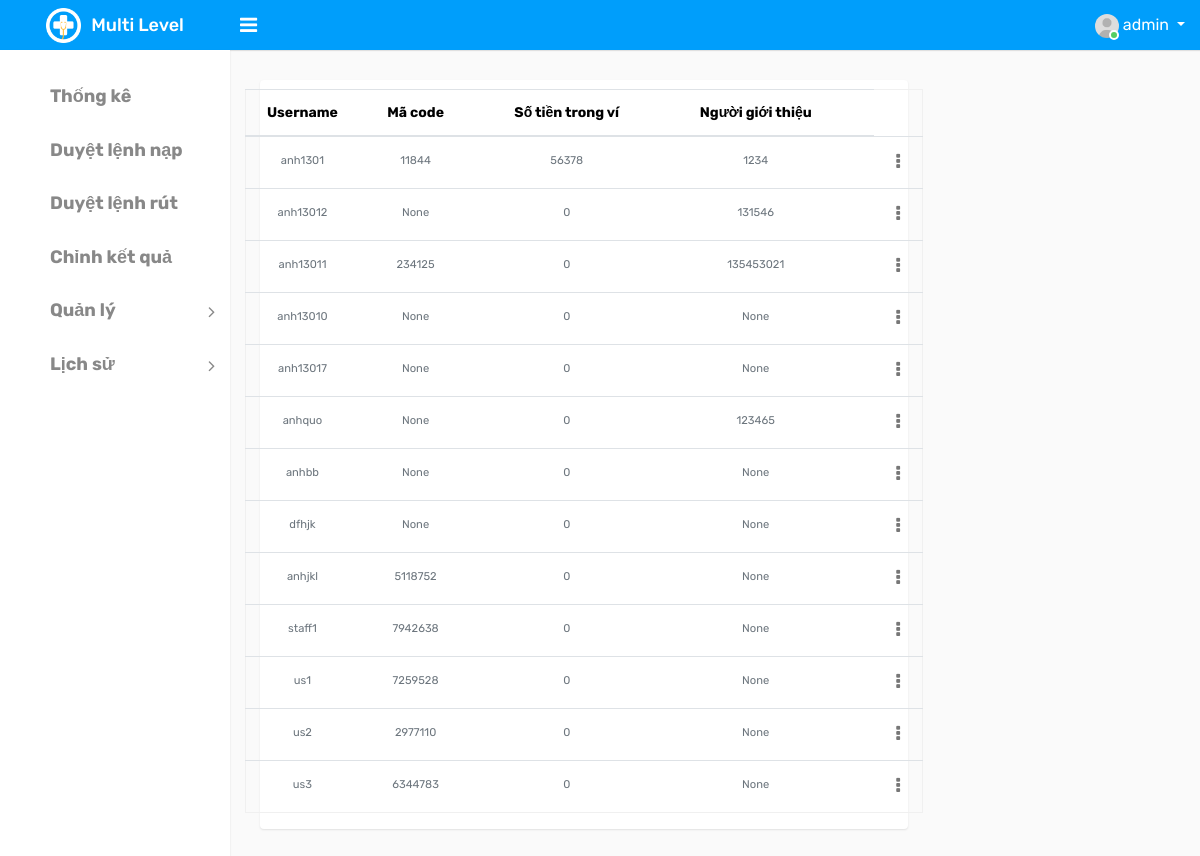
Before: /list_user/ (signed in) with the older database file.
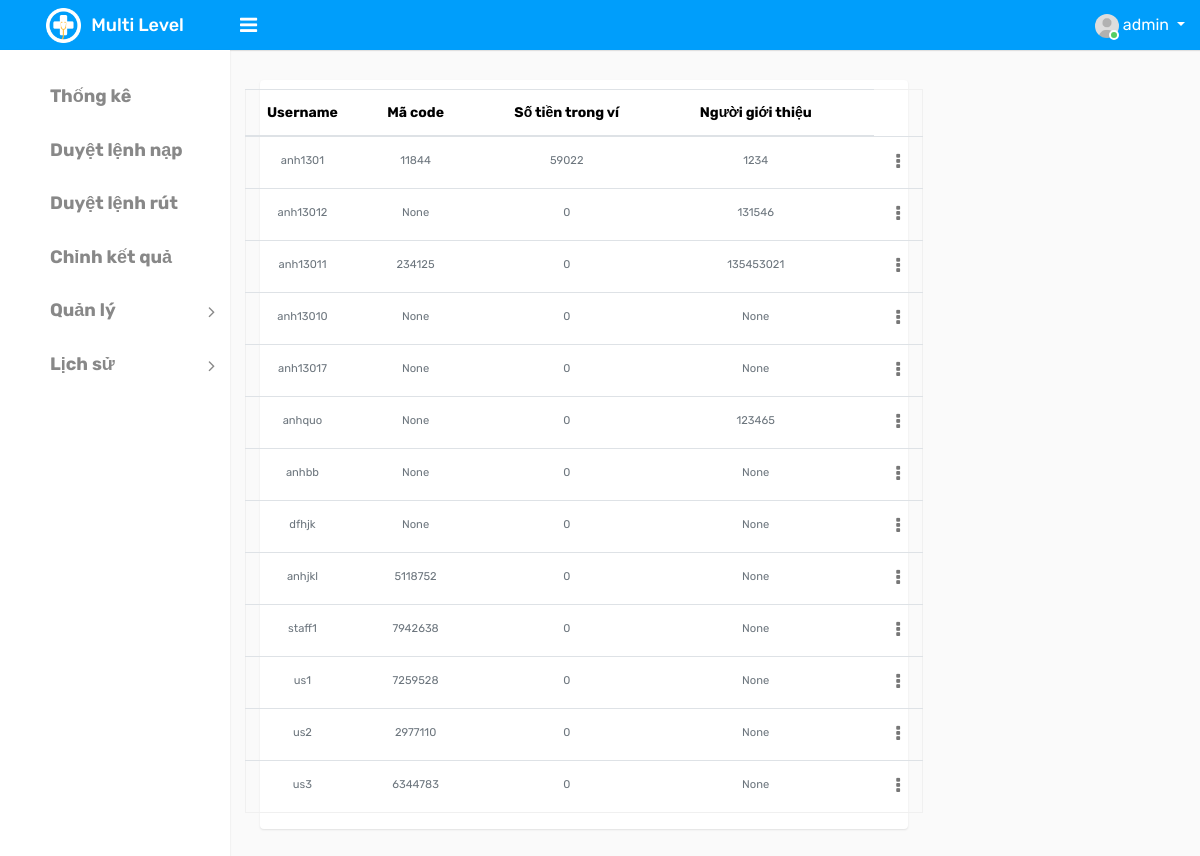
After: the same page with the newer database file.
### ModuleApp/models.py (models this page shows)
class User(AbstractUser):
    id = models.UUIDField(primary_key=True, default=uuid.uuid4, editable=False)
    code = models.IntegerField(null=True)
    wallet = models.IntegerField(default=0)
    wallet_password = models.CharField(max_length=6, null=True, default=None)
    type_choice = ((0, 'Normal'), (1, 'Admin'), (2, 'Staff'), (3, 'Guest'))
    type = models.IntegerField(choices=type_choice, default=0)
    referrer = models.IntegerField(null=True)
    create_at = models.DateTimeField(auto_now_add=True)
    update_at = models.DateTimeField(auto_now=True)

### ModuleApp/decorators.py (the view)
    def function(request, *args, **kwargs):
        user=request.user.username
        if user=='admin':
            return view_func(request, *args, **kwargs)
        else:
            return HttpResponse("Chức năng này chỉ dành cho Admin!")

### ModuleApp/views.py (called while the page is built)
@login_required
@admin_only
def list_user(request):
    users=User.objects.filter(type=0)
    context={'data': users}
    return render(request, 'home/listuser.html', context)

### templates/home/listuser.html (shortened to what this page needs)
{% extends 'index/index.html' %}
{% block content %}
<div class="d-flex flex" id="content-body">
    <div class="d-flex flex-column flex card">
        <div class="padding">
            <div class="row ">
                <table id="table" class="table" data-mobile-responsive="true"
                    style="text-align: center;margin-top: 9px;">
                    <thead>
                        <tr>
                            <th data-sortable="true" data-field="stt" style="width: 3cm;">Username</th>
                            <th data-sortable="true" data-field="stt" style="width: 3cm;">Mã code</th>
                            <th data-sortable="true" data-field="bsx" style="width: 5cm;">Số tiền trong ví</th>
                            <th data-sortable="true" data-field="bsx" style="width: 5cm;">Người giới thiệu</th>
                            <th></th>
                        </tr>
                    </thead>
                    <tbody>
                        {% for i in data %}
                        <tr class=" " data-id="5">
                            <td style="min-width:20px;">
                                <small class="text-muted">{{ i.username }}</small>
                            </td>
                            <td style="min-width:20px;">
                                <small class="text-muted">{{ i.code }}</small>
                            </td>
                            <td style="min-width:20px;">
                                    <small class="text-muted">{{ i.wallet }}</small>
                                    </td>
                            <td style="min-width:20px;">
                                    <small class="text-muted">{{ i.referrer }}</small>
                            </td>
                            <td>{{i.status}}</td>
                            <td class="text-right">
                                <div class="dropdown dropdown-action">
                                    <a href="#" class="action-icon dropdown-toggle" data-toggle="dropdown"
                                        aria-expanded="false"><i class="fa fa-ellipsis-v"></i></a>
                                </div>
                            </td>
                        </tr>
                        {% endfor %}
                    </tbody>
                </table>
            </div>
        </div>
    </div>
</div>
{% endblock %}

Changed rows visible on the page:
changed User "anh1301": wallet "56378" → "59022"
